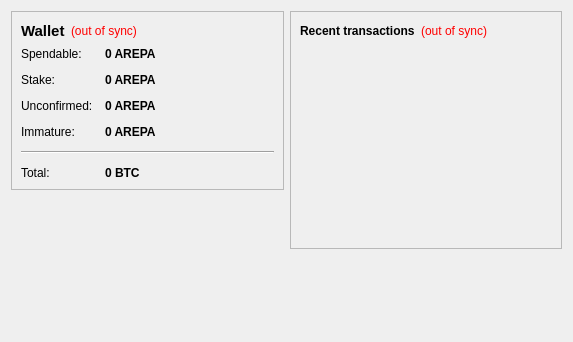
<?xml version="1.0" encoding="UTF-8"?>
<ui version="4.0">
 <class>OverviewPage</class>
 <widget class="QWidget" name="OverviewPage">
  <property name="geometry">
   <rect>
    <x>0</x>
    <y>0</y>
    <width>573</width>
    <height>342</height>
   </rect>
  </property>
  <property name="windowTitle">
   <string>Form</string>
  </property>
  <layout class="QHBoxLayout" name="horizontalLayout" stretch="1,1">
   <item>
    <layout class="QVBoxLayout" name="verticalLayout_2">
     <item>
      <widget class="QFrame" name="frame">
       <property name="frameShape">
        <enum>QFrame::StyledPanel</enum>
       </property>
       <property name="frameShadow">
        <enum>QFrame::Raised</enum>
       </property>
       <layout class="QVBoxLayout" name="verticalLayout_4">
        <item>
         <layout class="QHBoxLayout" name="horizontalLayout_4">
          <item>
           <widget class="QLabel" name="label_5">
            <property name="font">
             <font>
              <pointsize>11</pointsize>
              <weight>75</weight>
              <bold>true</bold>
             </font>
            </property>
            <property name="text">
             <string>Wallet</string>
            </property>
           </widget>
          </item>
          <item>
           <widget class="QLabel" name="labelWalletStatus">
            <property name="toolTip">
             <string>The displayed information may be out of date. Your wallet automatically synchronizes with the Arepacoin network after a connection is established, but this process has not completed yet.</string>
            </property>
            <property name="styleSheet">
             <string notr="true">QLabel { color: red; }</string>
            </property>
            <property name="text">
             <string notr="true">(out of sync)</string>
            </property>
            <property name="alignment">
             <set>Qt::AlignLeading|Qt::AlignLeft|Qt::AlignVCenter</set>
            </property>
           </widget>
          </item>
          <item>
           <spacer name="horizontalSpacer_2">
            <property name="orientation">
             <enum>Qt::Horizontal</enum>
            </property>
            <property name="sizeHint" stdset="0">
             <size>
              <width>40</width>
              <height>20</height>
             </size>
            </property>
           </spacer>
          </item>
         </layout>
        </item>
        <item>
         <layout class="QFormLayout" name="formLayout_2">
          <property name="fieldGrowthPolicy">
           <enum>QFormLayout::AllNonFixedFieldsGrow</enum>
          </property>
          <property name="horizontalSpacing">
           <number>12</number>
          </property>
          <property name="verticalSpacing">
           <number>12</number>
          </property>
          <item row="0" column="0">
           <widget class="QLabel" name="label">
            <property name="text">
             <string>Spendable:</string>
            </property>
           </widget>
          </item>
          <item row="0" column="1">
           <widget class="QLabel" name="labelBalance">
            <property name="font">
             <font>
              <weight>75</weight>
              <bold>true</bold>
             </font>
            </property>
            <property name="cursor">
             <cursorShape>IBeamCursor</cursorShape>
            </property>
            <property name="toolTip">
             <string>Your current spendable balance</string>
            </property>
            <property name="text">
             <string notr="true">0 AREPA</string>
            </property>
            <property name="textInteractionFlags">
             <set>Qt::LinksAccessibleByMouse|Qt::TextSelectableByKeyboard|Qt::TextSelectableByMouse</set>
            </property>
           </widget>
          </item>
          <item row="1" column="0">
           <widget class="QLabel" name="label_6">
            <property name="text">
             <string>Stake:</string>
            </property>
           </widget>
          </item>
          <item row="1" column="1">
           <widget class="QLabel" name="labelStake">
            <property name="font">
             <font>
              <weight>75</weight>
              <bold>true</bold>
             </font>
            </property>
            <property name="cursor">
             <cursorShape>IBeamCursor</cursorShape>
            </property>
            <property name="toolTip">
             <string>Total of coins that was staked, and do not yet count toward the current balance</string>
            </property>
            <property name="text">
             <string notr="true">0 AREPA</string>
            </property>
            <property name="textInteractionFlags">
             <set>Qt::LinksAccessibleByMouse|Qt::TextSelectableByKeyboard|Qt::TextSelectableByMouse</set>
            </property>
           </widget>
          </item>
          <item row="2" column="0">
           <widget class="QLabel" name="label_3">
            <property name="text">
             <string>Unconfirmed:</string>
            </property>
           </widget>
          </item>
          <item row="2" column="1">
           <widget class="QLabel" name="labelUnconfirmed">
            <property name="font">
             <font>
              <weight>75</weight>
              <bold>true</bold>
             </font>
            </property>
            <property name="cursor">
             <cursorShape>IBeamCursor</cursorShape>
            </property>
            <property name="toolTip">
             <string>Total of transactions that have yet to be confirmed, and do not yet count toward the current balance</string>
            </property>
            <property name="text">
             <string notr="true">0 AREPA</string>
            </property>
            <property name="textInteractionFlags">
             <set>Qt::LinksAccessibleByMouse|Qt::TextSelectableByKeyboard|Qt::TextSelectableByMouse</set>
            </property>
           </widget>
          </item>
          <item row="3" column="0">
           <widget class="QLabel" name="labelImmatureText">
            <property name="text">
             <string>Immature:</string>
            </property>
           </widget>
          </item>
          <item row="3" column="1">
           <widget class="QLabel" name="labelImmature">
            <property name="font">
             <font>
              <weight>75</weight>
              <bold>true</bold>
             </font>
            </property>
            <property name="toolTip">
             <string>Mined balance that has not yet matured</string>
            </property>
            <property name="text">
             <string notr="true">0 AREPA</string>
            </property>
            <property name="textInteractionFlags">
             <set>Qt::LinksAccessibleByMouse|Qt::TextSelectableByKeyboard|Qt::TextSelectableByMouse</set>
            </property>
           </widget>
          </item>
          <item row="4" column="0" colspan="2">
           <widget class="Line" name="line">
            <property name="orientation">
             <enum>Qt::Horizontal</enum>
            </property>
           </widget>
          </item>
          <item row="5" column="0">
           <widget class="QLabel" name="labelTotalText">
            <property name="text">
             <string>Total:</string>
            </property>
           </widget>
          </item>
          <item row="5" column="1">
           <widget class="QLabel" name="labelTotal">
            <property name="font">
             <font>
              <weight>75</weight>
              <bold>true</bold>
             </font>
            </property>
            <property name="cursor">
             <cursorShape>IBeamCursor</cursorShape>
            </property>
            <property name="toolTip">
             <string>Your current total balance</string>
            </property>
            <property name="text">
             <string notr="true">0 BTC</string>
            </property>
            <property name="textInteractionFlags">
             <set>Qt::LinksAccessibleByMouse|Qt::TextSelectableByKeyboard|Qt::TextSelectableByMouse</set>
            </property>
           </widget>
          </item>
         </layout>
        </item>
       </layout>
      </widget>
     </item>
     <item>
      <spacer name="verticalSpacer">
       <property name="orientation">
        <enum>Qt::Vertical</enum>
       </property>
       <property name="sizeHint" stdset="0">
        <size>
         <width>20</width>
         <height>40</height>
        </size>
       </property>
      </spacer>
     </item>
    </layout>
   </item>
   <item>
    <layout class="QVBoxLayout" name="verticalLayout_3">
     <item>
      <widget class="QFrame" name="frame_2">
       <property name="frameShape">
        <enum>QFrame::StyledPanel</enum>
       </property>
       <property name="frameShadow">
        <enum>QFrame::Raised</enum>
       </property>
       <layout class="QVBoxLayout" name="verticalLayout">
        <item>
         <layout class="QHBoxLayout" name="horizontalLayout_2">
          <item>
           <widget class="QLabel" name="label_4">
            <property name="text">
             <string>&lt;b&gt;Recent transactions&lt;/b&gt;</string>
            </property>
           </widget>
          </item>
          <item>
           <widget class="QLabel" name="labelTransactionsStatus">
            <property name="toolTip">
             <string>The displayed information may be out of date. Your wallet automatically synchronizes with the Arepacoin network after a connection is established, but this process has not completed yet.</string>
            </property>
            <property name="styleSheet">
             <string notr="true">QLabel { color: red; }</string>
            </property>
            <property name="text">
             <string notr="true">(out of sync)</string>
            </property>
            <property name="alignment">
             <set>Qt::AlignRight|Qt::AlignTrailing|Qt::AlignVCenter</set>
            </property>
           </widget>
          </item>
          <item>
           <spacer name="horizontalSpacer">
            <property name="orientation">
             <enum>Qt::Horizontal</enum>
            </property>
            <property name="sizeHint" stdset="0">
             <size>
              <width>40</width>
              <height>20</height>
             </size>
            </property>
           </spacer>
          </item>
         </layout>
        </item>
        <item>
         <widget class="QListView" name="listTransactions">
          <property name="styleSheet">
           <string notr="true">QListView { background: transparent; }</string>
          </property>
          <property name="frameShape">
           <enum>QFrame::NoFrame</enum>
          </property>
          <property name="verticalScrollBarPolicy">
           <enum>Qt::ScrollBarAlwaysOff</enum>
          </property>
          <property name="horizontalScrollBarPolicy">
           <enum>Qt::ScrollBarAlwaysOff</enum>
          </property>
          <property name="selectionMode">
           <enum>QAbstractItemView::NoSelection</enum>
          </property>
         </widget>
        </item>
       </layout>
      </widget>
     </item>
     <item>
      <spacer name="verticalSpacer_2">
       <property name="orientation">
        <enum>Qt::Vertical</enum>
       </property>
       <property name="sizeHint" stdset="0">
        <size>
         <width>20</width>
         <height>40</height>
        </size>
       </property>
      </spacer>
     </item>
    </layout>
   </item>
  </layout>
 </widget>
 <resources>
  <include location="../bitcoin.qrc"/>
 </resources>
 <connections/>
</ui>
